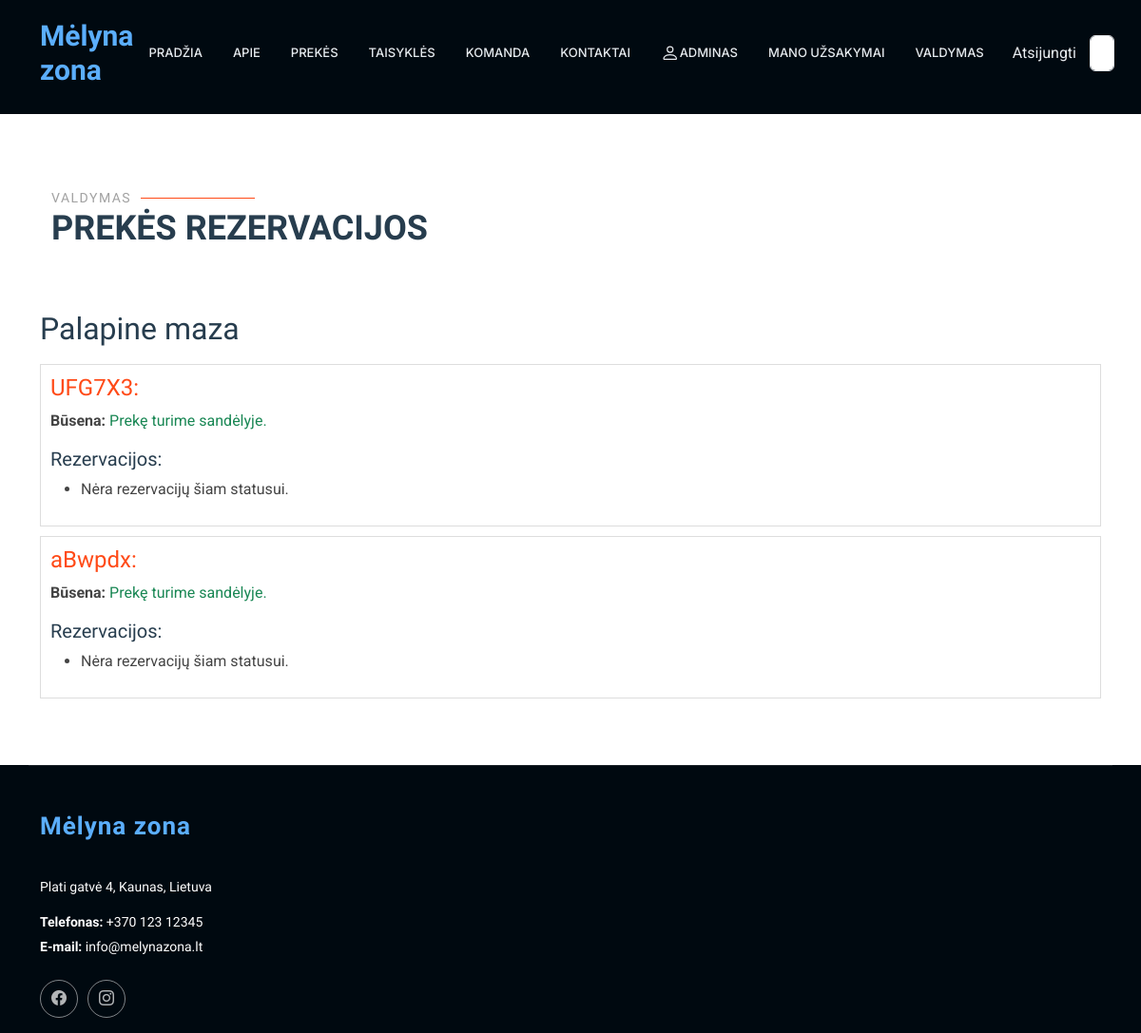
Before: /rent/product/8/statuses/ (signed in) with the older database file.
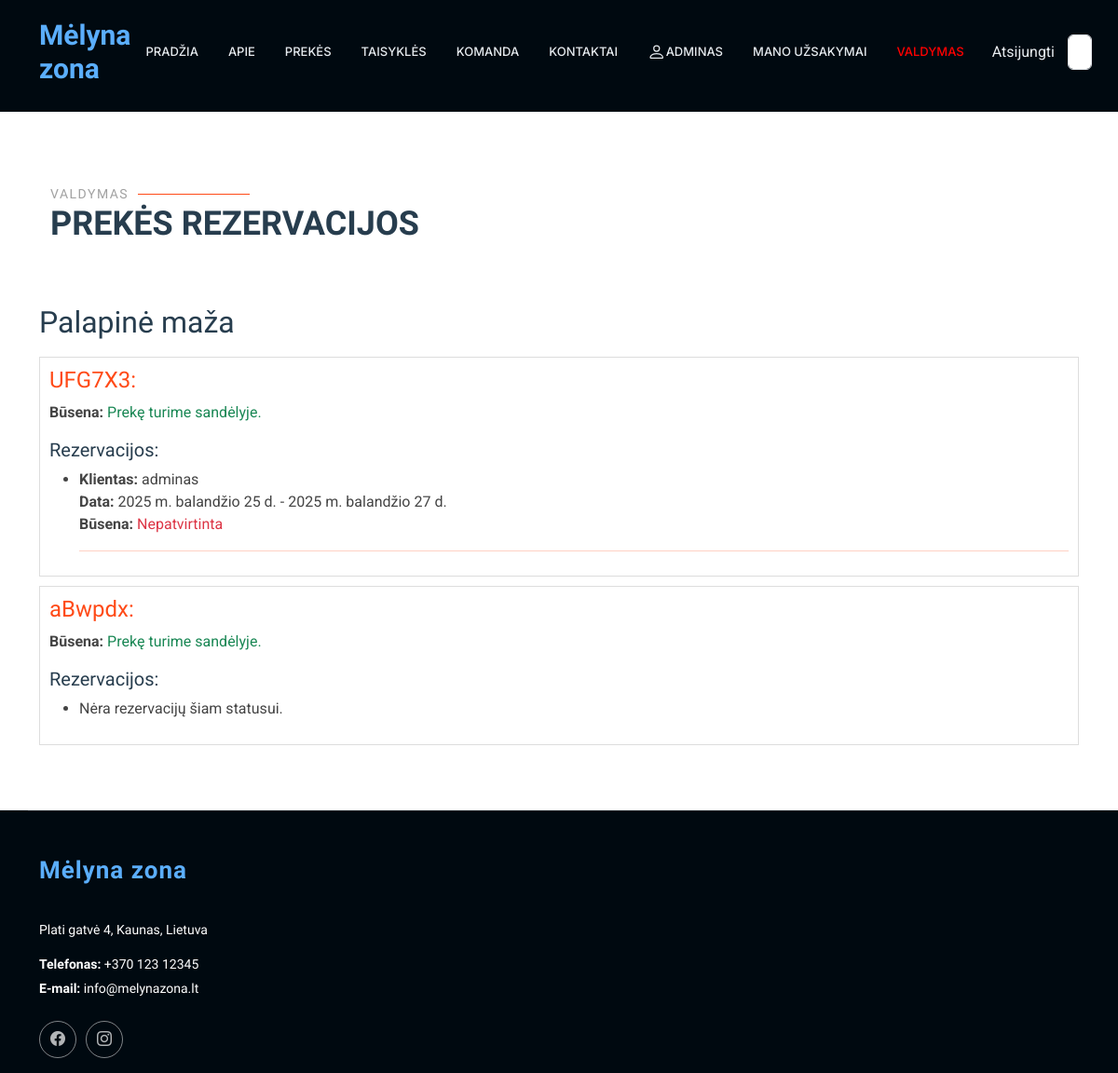
After: the same page with the newer database file.
### rent/models.py (models this page shows, shortened)
class Product(models.Model):
    name = models.CharField(verbose_name="Pavadinimas", max_length=100)
    price = models.IntegerField(verbose_name="Kaina", null=True, blank=True, help_text="Paros nuomos kaina")
    description = HTMLField(verbose_name="Aprašymas", max_length=1000, help_text='Trumpas produkto aprašymas', null=True, blank=True, default="")
    inv_no = models.CharField(verbose_name="Invenorizacijos numeris", max_length=100, null=True, blank=True, unique=True,
                              help_text="Veskite invenorizacijos numerį")
    quantity = models.IntegerField(verbose_name="Kiekis", null=True, blank=True, help_text="Kiekis")
    group = models. ForeignKey(to="Group", on_delete=models.SET_NULL, null=True, blank=True, verbose_name="Produktų grupės", help_text="Parinkite kokia grupei priklauso produktas")
    cover = models.ImageField(verbose_name="Paveikslėlis", upload_to='covers', null=True, blank=True)
    class Meta:
        verbose_name = "Prouktas"
        verbose_name_plural = "Produktai"
        ordering = ['inv_no']

class Status(models.Model):
    uuid = ShortUUIDField(help_text='Unikalus ID vienodams produktams')
    product = models.ForeignKey(to="Product", null=True, blank=True, on_delete=models.CASCADE, verbose_name="Produktas", related_name="product_status")
    customer = models.ForeignKey(to=User, null=True, blank=True, on_delete=models.SET_NULL, verbose_name="Klientas")
    reservations = models.ForeignKey(to="Reservation", on_delete=models.SET_NULL, null=True, blank=True, related_name="status_reservations")
    created_at = models.DateTimeField(auto_now_add=True, null=True, blank=True, verbose_name="Sukurta")
    LOAN_STATUS = (
        ('n', 'Laikinai neprieinama'),
        ('i', 'Išnuomota'),
        ('g', 'Prekę turime sandėlyje.'),
        ('r', 'Rezervuota'),
    )
    condition = models.CharField(max_length=1, choices=LOAN_STATUS, blank=True, default="a", verbose_name="Būsena")
    class Meta:
        ordering = ['due_date']
        verbose_name = "Produkto būsena"
        verbose_name_plural = "Produktų būsenos"
        ordering = ['-pk']

class Reservation(models.Model):
    status = models.ForeignKey(Status, on_delete=models.CASCADE, related_name='reservations_status',null=True, blank=True)
    start_date = models.DateField(verbose_name="Nuomos pradžios data", null=True, blank=True)
    end_date = models.DateField(verbose_name="Nuomos pabaigos datas", null=True, blank=True)
    customer = models.ForeignKey(User, on_delete=models.SET_NULL, null=True, blank=True, verbose_name="Klientas")
    is_approved = models.BooleanField(default=False, verbose_name="Ar patvirtinta", null=True, blank=True)
    approval_date = models.DateTimeField(verbose_name="Patvirtinimo data", null=True, blank=True)
    class Meta:
        verbose_name = "Rezervacija"
        verbose_name_plural = "Rezervacijos"
        ordering = ['start_date']

### rent/views.py (the view)
# urls.py: path('product/<int:product_id>/statuses/', views.product_statuses, name='reservations_per_status'),
@login_required
def product_statuses(request, product_id):
    if not getattr(request.user.profile, 'is_employee', False):
        return HttpResponseForbidden("Jums nesuteiktos teisės prieiti prie šio puslapio.")
    product = get_object_or_404(Product, pk=product_id)
    statuses = product.product_status.prefetch_related('reservations_status').all()
    context = {
        'product': product,
        'statuses': statuses,
    }
    return render(request, 'reservations_per_status.html', context)

### rent/templates/reservations_per_status.html (shortened to what this page needs)
{% extends "base2.html" %}
{% load i18n %}
{% load static %}
{% block "content" %}
<section id="my_products" class="services section">
    <div class="container" data-aos="fade-up" data-aos-delay="100">
        <div class="container section-title" data-aos="fade-up">
            <h2>Valdymas</h2>
            <p>Prekės rezervacijos <br></p>
        </div>
        <div>
            <h2>{{ product.name }}</h2>
        </div>
        <div class="row">
            <div class="col-md-12">
                {% for status in statuses %}
                    <div style="margin: 10px 0; padding: 10px; border: 1px solid #ddd;">
                        <h4><a href="{% url 'single_status' status.pk %}">{{ status.uuid|slice:"6" }}:</a></h4>
                        <p>
                            <strong>Būsena:</strong>
                            <span class="text-{% if status.condition == 'g' %}success{% elif status.condition == 'i' %}danger{% else %}muted{% endif %}">
                                {{ status.get_condition_display }}
                            </span>
                        </p>
                        <h5>Rezervacijos:</h5>
                        <ul>
                            {% for reservation in status.reservations_status.all %}
                                <li>
                                    <strong>Klientas:</strong> {{ reservation.customer }}<br>
                                    <strong>Data:</strong> {{ reservation.start_date }} - {{ reservation.end_date }}<br>
                                    <strong>Būsena:</strong>
                                    {% if reservation.is_approved %}
                                        <span class="text-success">Patvirtinta: {{ reservation.approval_date }}</span>
                                    {% else %}
                                        <span class="text-danger">Nepatvirtinta</span>
                                    {% endif %}
                                    <hr style="border: none; height: 1px; background-color: #ff4a17;"/>
                                </li>
                            {% empty %}
                                <li>Nėra rezervacijų šiam statusui.</li>
                            {% endfor %}
                        </ul>
                    </div>
                {% empty %}
                    <p class="text-danger">Šis produktas neturi statusų</p>
                {% endfor %}
            </div>
        </div>
    </div>
</section>
{% endblock %}

### rent/templates/base2.html (shortened to what this page needs)
<!DOCTYPE html>
<html lang="en">
<head>
    {% load static %}
    <link href="{% static 'vendor/bootstrap/css/bootstrap.min.css' %}" rel="stylesheet">
    <link href="{% static 'vendor/bootstrap-icons/bootstrap-icons.css' %}" rel="stylesheet">
    <link href="{% static 'vendor/aos/aos.css' %}" rel="stylesheet">
    <link href="{% static 'vendor/glightbox/css/glightbox.min.css' %}" rel="stylesheet">
    <link href="{% static 'vendor/swiper/swiper-bundle.min.css' %}" rel="stylesheet">
    <link href="{% static 'css/main.css' %}" rel="stylesheet">
</head>
<body class="index-page">
<header id="header" class="header d-flex align-items-center fixed-top">
    <div class="container-fluid container-xl position-relative d-flex align-items-center">
        <a href="{% url 'index' %}#hero" class="logo d-flex align-items-center me-auto">
            <h1 class="sitename" style="color: #5baefc">Mėlyna zona</h1>
        </a>
        <nav id="navmenu" class="navmenu">
            <ul>
                <li><a href="{% url 'index' %}#hero">Pradžia</a></li>
                <li><a href="{% url 'index' %}#about">Apie</a></li>
                <li><a href="{% url 'products'%}">Prekės</a></li>
                <li><a href="{% url 'index' %}#features">Taisyklės</a></li>
                <li><a href="{% url 'index' %}#team">Komanda</a></li>
                <li><a href="{% url 'index' %}#contact">Kontaktai</a></li>
                {% if user.is_authenticated %}
                <li class="nav-item"><a class="nav-link" href="{% url 'profile' %}">
                    {{ user.get_username }}</a></li>
                <li><a href="{% url 'my_reservations' %}">Mano užsakymai</a></li>
                {% if user.profile.is_employee %}
                <li>
                    <a href="{% url 'statuses' %}"
                       style="{% for status in statuses %}{% for reservation in status.reservations_status.all %}{% if not reservation.is_approved %}color: red;{% endif %}{% endfor %}{% endfor %}">
                        Valdymas
                    </a>
                </li>
                {% endif %}
                <li class="nav-link">
                    <form method="post" action="{% url 'logout' %}">
                        <button class="nav-link active" type="submit">Atsijungti</button>
                    </form>
                </li>
                {% else %}
                <li class="nav-item"><a class="nav-link" href="{% url 'register'%}">Registruotis</a></li>
                <li class="nav-item"><a class="nav-link" href="{% url 'login'%}">Prisijungti</a></li>
                {% endif %}
                <form class="d-flex" action="{% url 'search' %}" method="get">
                    <input class="form-control me-2" type="text" name="query" placeholder="Paieška">
                </form>
            </ul>
        </nav>
    </div>
</header>
<main class="main">
    <section id="hero2" class="hero2 section dark-background">
    </section>
        {% block "content" %}{% endblock %}
    </main>
    <footer id="footer" class="footer dark-background">
        <div class="container footer-top">
            <div class="row gy-4">
                <div class="col-lg-4 col-md-6 footer-about">
                    <a href="{% url 'index' %}#hero" class="logo d-flex align-items-center">
                        <span class="sitename" style="color: #5baefc">Mėlyna zona</span>
                    </a>
                    <div class="footer-contact pt-3">
                        <p>Plati gatvė 4, Kaunas, Lietuva</p>
                        <p class="mt-3"><strong>Telefonas:</strong> <span>+370 123 12345</span></p>
                        <p><strong>E-mail:</strong> <span>info@melynazona.lt</span></p>
                    </div>
                    <div class="social-links d-flex mt-4">
                        <a href=""><i class="bi bi-facebook"></i></a>
                        <a href=""><i class="bi bi-instagram"></i></a>
                    </div>
                </div>
            </div>
        </div>
    </footer>
</body>
</html>

Changed rows visible on the page:
changed Product: name "Palapine maza" → "Palapinė maža"
shown differently, row unchanged: Status "UFG7X3": no longer shows "Nėra rezervacijų šiam statusui."
added Reservation: customer "adminas", start_date "2025 m. balandžio 25 d.", end_date "2025 m. balandžio 27 d.", is_approved "Nepatvirtinta", shown under Status "UFG7X3"
